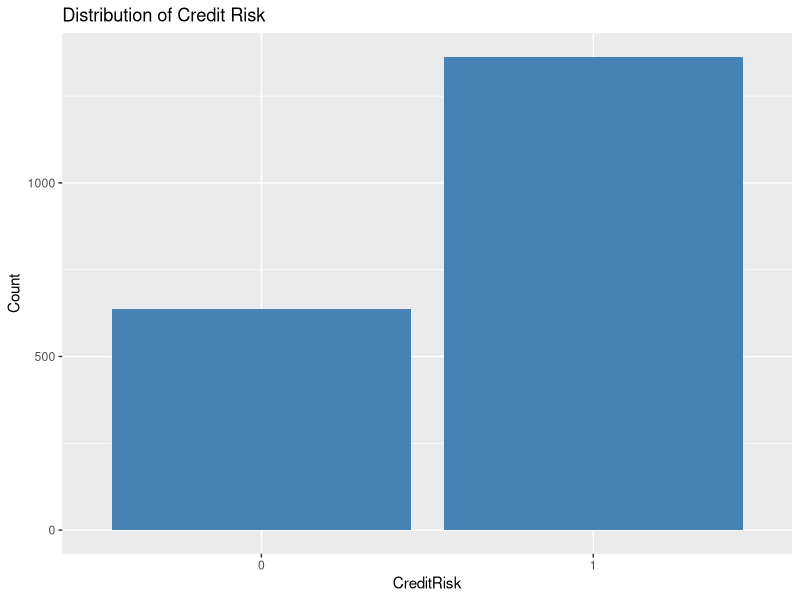
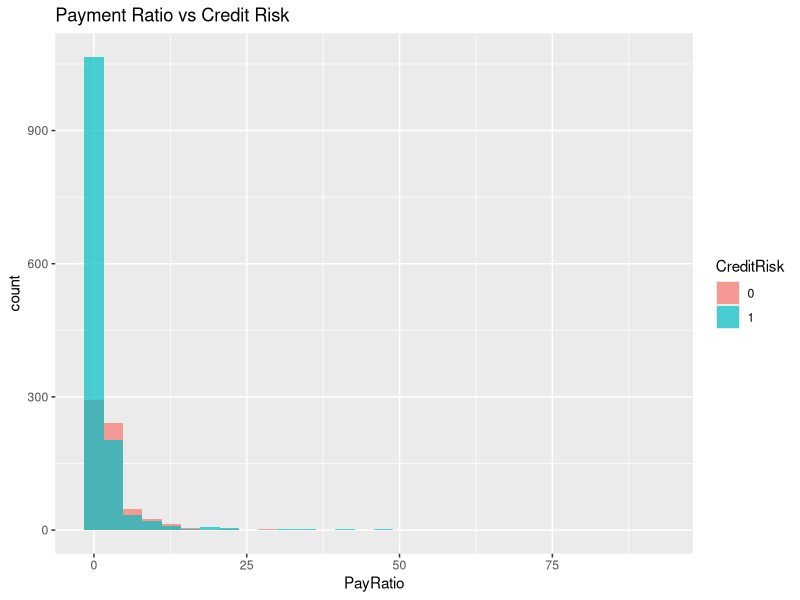
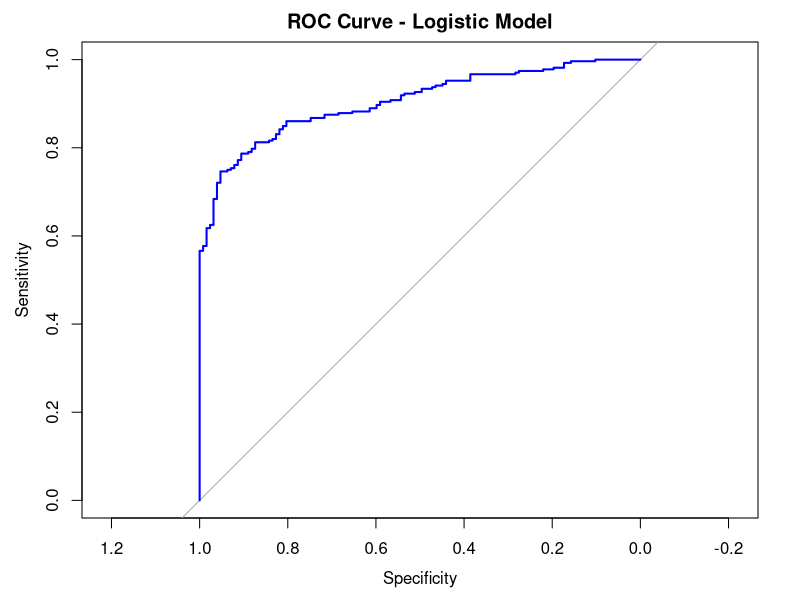
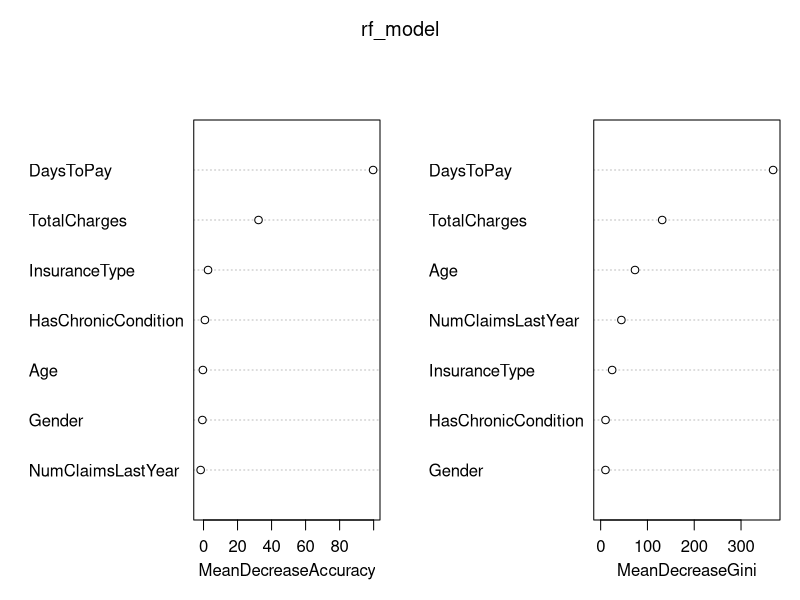
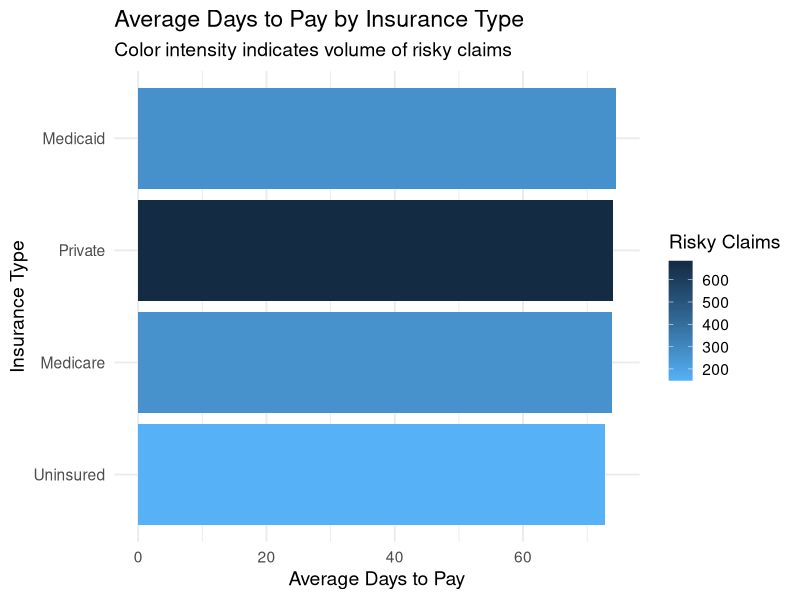
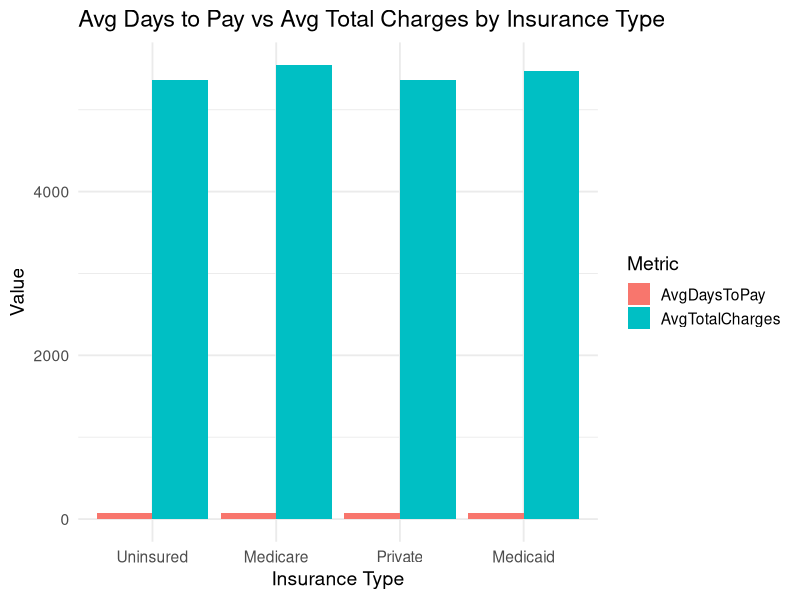

The R source for these figures, in order:
# Load packages
library(tidyverse)
library(caret)
library(ROCR)
library(randomForest)
library(ggplot2)
library(pROC)
set.seed(42)

n <- 2000  # simulate more patients for realism

df <- tibble(
  PatientID = 1:n,
  Age = sample(18:90, n, replace = TRUE),
  Gender = factor(sample(c("Male", "Female"), n, replace = TRUE)),
  InsuranceType = factor(sample(c("Private", "Medicare", "Medicaid", "Uninsured"), n, replace = TRUE, prob = c(0.5, 0.2, 0.2, 0.1))),
  TotalCharges = round(runif(n, 100, 10000), 2),
  PaidAmount = round(runif(n, 0, 10000), 2),
  DaysToPay = sample(0:120, n, replace = TRUE),
  NumClaimsLastYear = sample(0:10, n, replace = TRUE),
  HasChronicCondition = sample(c(0, 1), n, replace = TRUE, prob = c(0.7, 0.3))
)

# Define Credit Risk:
# Risky if <80% paid or paid after 60 days
df <- df %>%
  mutate(
    PayRatio = PaidAmount / TotalCharges,
    CreditRisk = as.factor(ifelse(PayRatio < 0.8 | DaysToPay > 60, 1, 0))
  )

# Proportion of risky cases
ggplot(df, aes(CreditRisk)) +
  geom_bar(fill = "steelblue") +
  labs(title = "Distribution of Credit Risk", y = "Count")

# Pay ratio vs. risk
ggplot(df, aes(x = PayRatio, fill = CreditRisk)) +
  geom_histogram(bins = 30, alpha = 0.7, position = "identity") +
  labs(title = "Payment Ratio vs Credit Risk")

# Drop PatientID, PaidAmount, PayRatio (used to define target)
df_model <- df %>%
  select(-PatientID, -PaidAmount, -PayRatio)

# Train-test split
split <- createDataPartition(df_model$CreditRisk, p = 0.8, list = FALSE)
train <- df_model[split, ]
test <- df_model[-split, ]

logit_model <- glm(CreditRisk ~ ., data = train, family = "binomial")

summary(logit_model)

# Predict probabilities
pred_probs <- predict(logit_model, newdata = test, type = "response")
pred_class <- ifelse(pred_probs > 0.5, 1, 0)
pred_class <- factor(pred_class, levels = c(0,1))

# Confusion Matrix
confusionMatrix(pred_class, test$CreditRisk)

# ROC & AUC
roc_obj <- roc(as.numeric(test$CreditRisk), pred_probs)
plot(roc_obj, col = "blue", main = "ROC Curve - Logistic Model")
auc(roc_obj)

rf_model <- randomForest(CreditRisk ~ ., data = train, ntree = 200, importance = TRUE)

# Predict & evaluate
rf_pred <- predict(rf_model, test, type = "response")
confusionMatrix(rf_pred, test$CreditRisk)

# AUC
rf_probs <- predict(rf_model, test, type = "prob")[,2]
roc_rf <- roc(as.numeric(test$CreditRisk), rf_probs)
auc(roc_rf)

# Feature Importance
varImpPlot(rf_model)

# Top reasons for high credit risk
df_risk <- df %>% filter(CreditRisk == 1)

summary_stats <- df_risk %>%
  group_by(InsuranceType) %>%
  summarise(
    AvgDaysToPay = mean(DaysToPay),
    AvgTotalCharges = mean(TotalCharges),
    RiskyClaims = n()
  ) %>%
  arrange(desc(RiskyClaims))

summary_stats$InsuranceType <- reorder(summary_stats$InsuranceType, summary_stats$AvgDaysToPay)

ggplot(summary_stats, aes(x = AvgDaysToPay, y = InsuranceType, fill = RiskyClaims)) +
  geom_col() +
  scale_fill_gradient(low = "#56B1F7", high = "#132B43") +
  labs(
    title = "Average Days to Pay by Insurance Type",
    subtitle = "Color intensity indicates volume of risky claims",
    x = "Average Days to Pay",
    y = "Insurance Type",
    fill = "Risky Claims"
  ) +
  theme_minimal(base_size = 14)

# Convert summary_stats to long format
library(tidyr)

long_stats <- summary_stats %>%
  pivot_longer(cols = c(AvgDaysToPay, AvgTotalCharges), names_to = "Metric", values_to = "Value")

ggplot(long_stats, aes(x = InsuranceType, y = Value, fill = Metric)) +
  geom_col(position = "dodge") +
  labs(
    title = "Avg Days to Pay vs Avg Total Charges by Insurance Type",
    x = "Insurance Type", y = "Value", fill = "Metric"
  ) +
  theme_minimal(base_size = 14)


print(summary_stats)
